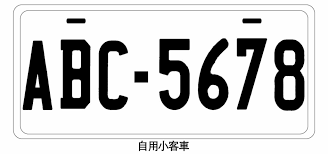
#> input picture PythonII/0801/car.png, 328 x 154 px, given in place of car.jpg, which was not available
$ python findContours.py
#> lines starting #> are read from the running program, lines starting #| are printed output that depends on the picture; after the words box and inside, x2 and y2 are one past the last pixel; in counts of white or black regions, pixels touching at a corner belong together; pictures that were not available may be replaced by others from this repository, and a replacement may not be noted
# -*- coding: utf-8 -*-
"""
Created on Thu Dec 14 18:51:53 2023

@author: USER
"""

import cv2

# 圖片讀取
img = cv2.imread('car.jpg')
#> img is the input picture: shape (154, 328, 3); min 0, max 255, mean 205.3
# 轉灰階
gray = cv2.cvtColor(img, cv2.COLOR_BGR2GRAY)
# 做高斯模糊
blur = cv2.GaussianBlur(gray, (5,5), 1)
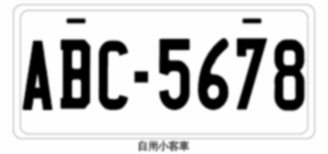
#> blur: shape (154, 328); min 0, max 255, mean 205.3
# 二值化
#cv2.adaptiveThreshold(src, maxValue, adaptiveMethod, thresholdType, blockSize, C)
# adaptiveMethod -> 平均 0 高斯 1
# thresholdType -> BRI 0 INV 1
thresh = cv2.adaptiveThreshold(blur, 255, 1, 1, 11, 3)
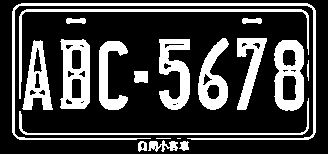
#> thresh: shape (154, 328); 25.8% white; 19 white regions (2 under 20 px)

# 找邊緣
#偵測所有的輪廓，沒有層級
contours, hierarchy = cv2.findContours(thresh, cv2.RETR_LIST, cv2.CHAIN_APPROX_SIMPLE)
#> contours = 47 contours, 13 with area under 20; largest, box (x1, y1, x2, y2) and area: (274, 40, 304, 111) 1804, (60, 39, 90, 109) 1788, (12, 3, 316, 140) 1363, (198, 38, 229, 110) 1214, (159, 39, 190, 110) 1206
# 只偵測外層輪廓
#contours, hierarchy = cv2.findContours(thresh, cv2.RETR_EXTERNAL, cv2.CHAIN_APPROX_SIMPLE)
#偵測所有的輪廓，並建立兩層級
#contours, hierarchy = cv2.findContours(thresh, cv2.RETR_CCOMP, cv2.CHAIN_APPROX_SIMPLE)
#偵測所有的輪廓，並建立完整的層級
#contours, hierarchy = cv2.findContours(thresh, cv2.RETR_TREE, cv2.CHAIN_APPROX_SIMPLE)

# 畫邊緣
cv2.drawContours(img, contours, -1, (0,0,255), 3)
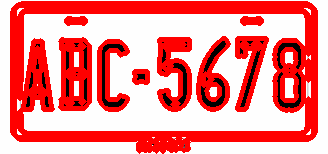
#> img: shape (154, 328, 3); mean B, G, R 136.8, 136.8, 242.6
# 呈現圖片
cv2.imshow('img', img)

cv2.waitKey()
cv2.destroyAllWindows()

$ run again, with PythonII/0801/word2.png copied over PythonII/0801/car.png
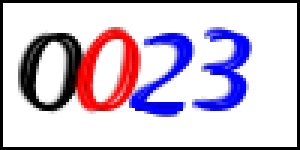
#> input picture PythonII/0801/word2.png, 100 x 50 px, given in place of car.jpg, which was not available (shown 3 times larger)
#> img is the input picture: shape (50, 100, 3); mean B, G, R 211.7, 191.5, 205
#> `thresh = cv2.adaptiveThreshold(blur, 255, 1, 1, 11, 3)`:
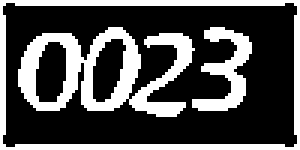
#> thresh: shape (50, 100) (shown 3 times larger); 31.5% white; 3 white regions
#> contours = 6 contours; box (x1, y1, x2, y2) and area: (0, 0, 100, 50) 4851, (0, 0, 100, 50) 4583, (6, 9, 65, 39) 978, (11, 13, 23, 35) 189, (30, 12, 43, 35) 184, (64, 9, 84, 37) 184
#> `cv2.drawContours(img, contours, -1, (0,0,255), 3)`:
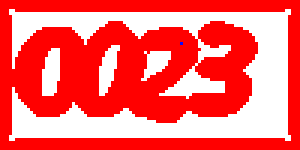
#> img: shape (50, 100, 3) (shown 3 times larger); mean B, G, R 102.5, 102.4, 255

$ run again, with PythonII/0801/word3.png copied over PythonII/0801/car.png
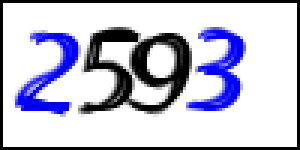
#> input picture PythonII/0801/word3.png, 100 x 50 px, given in place of car.jpg, which was not available (shown 3 times larger)
#> img is the input picture: shape (50, 100, 3); mean B, G, R 214.6, 194.2, 194.2
#> `thresh = cv2.adaptiveThreshold(blur, 255, 1, 1, 11, 3)`:
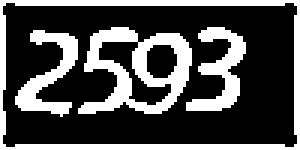
#> thresh: shape (50, 100) (shown 3 times larger); 30.8% white; 4 white regions
#> contours = 7 contours; box (x1, y1, x2, y2) and area: (0, 0, 100, 50) 4851, (0, 0, 100, 50) 4590, (26, 9, 64, 38) 702, (32, 13, 58, 36) 202, (5, 10, 26, 39) 188, (62, 9, 82, 37) 186, (48, 14, 60, 27) 108
#> `cv2.drawContours(img, contours, -1, (0,0,255), 3)`:
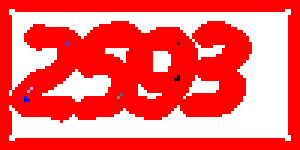
#> img: shape (50, 100, 3) (shown 3 times larger); mean B, G, R 103.2, 103, 254.5
